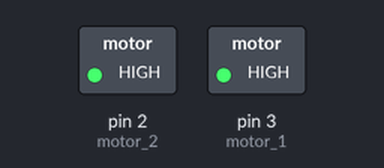
A sketch run on a simulated Arduino Uno, built with avr-gcc and run on an emulated ATmega328P. Shown: switched loads named in the sketch (green lamp = pin HIGH).

Above: at 0.05 s.
Timing chart, 0 to 3.0 s (numbered marks = the images above):
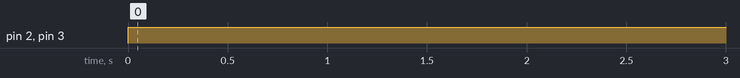

Measured:
- by itself, pin 2 (motor_2), pin 3 (motor_1): LOW → HIGH at 0.00 s

The sketch:

motores_1.ino
```cpp
/* Declaración de los puertos digitales que se van a usar
 * Se declaran con una variable entera que se le asigna el valor */

int motor_1 = 3;
int motor_2 = 2;

/*  En el setup se programa el modo en el que se quieren
    usar los pines digitales*/
void setup() {
  // put your setup code here, to run once:
  pinMode(motor_1, OUTPUT);
  pinMode(motor_2, OUTPUT);
}
/*  En el loop se repite constantemente el mismo código
    usualmente se escribe aquí las instrucciones para controlar
    voltaje o el sentido en el que van los motores*/
void loop() {
  // put your main code here, to run repeatedly:
  digitalWrite(motor_1, HIGH);
  digitalWrite(motor_2, HIGH);
  delay(1000);
  digitalWrite(motor_1, LOW);
  digitalWrite(motor_2, LOW);
}
```
